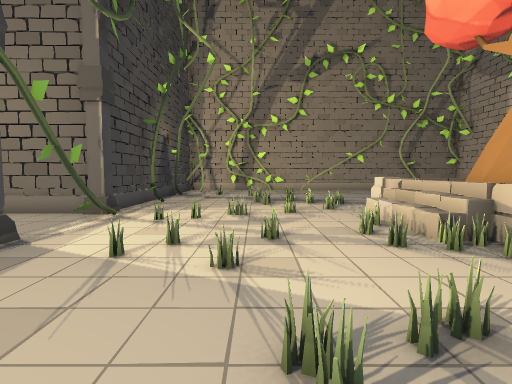
[1] (above)

16 first-person views from a walk through a 3-D level made in the Unity game engine. The camera is 1.3 m above the floor, tilts 4° down and sees 85° across. The floor is counted in squares, 1 m on a side. Each view is taken from the middle of a square. On the plan, view 1 faces up. The plan holds only what a view shows up to about 13 squares ahead; the rest is blank. The place goes on beyond the plan.

[2]
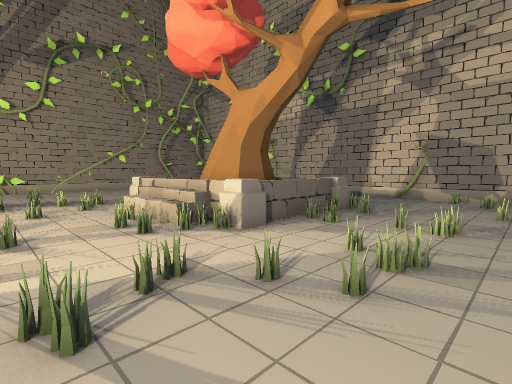

[3]
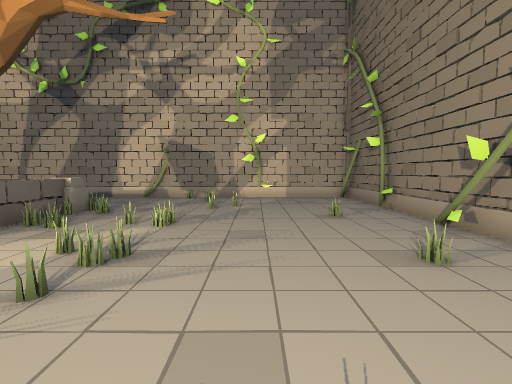

[4]
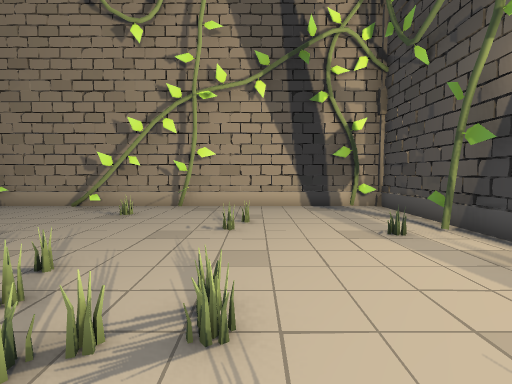

[5]
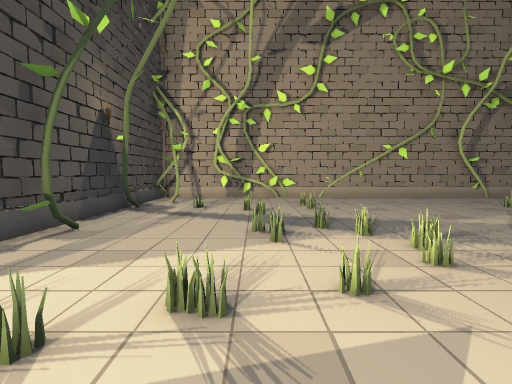

[6]
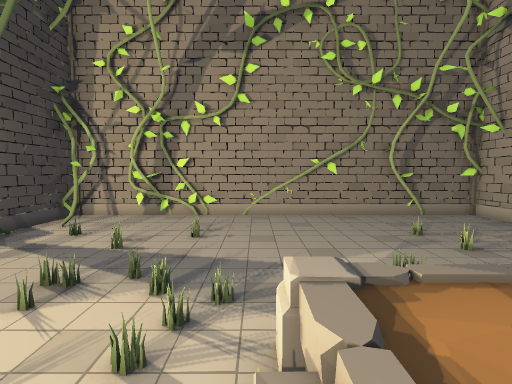

[7]
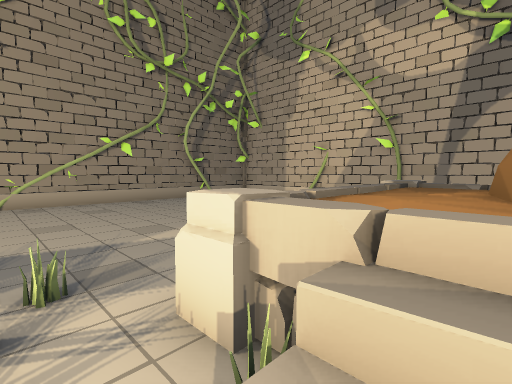

[8]
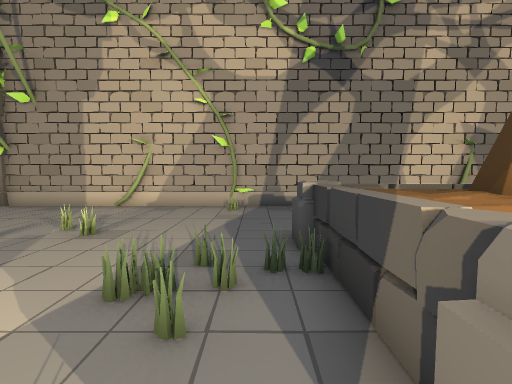

[9]
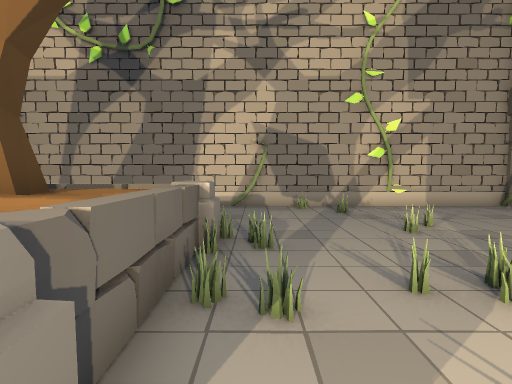

[10]
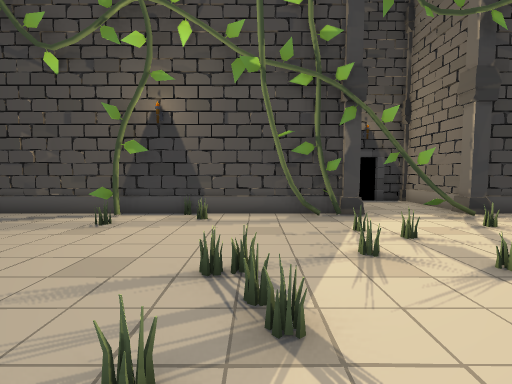

[11]
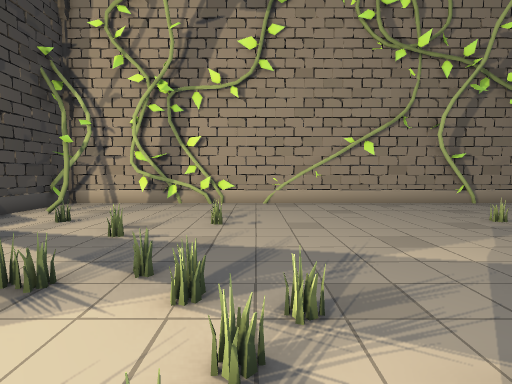

[12]
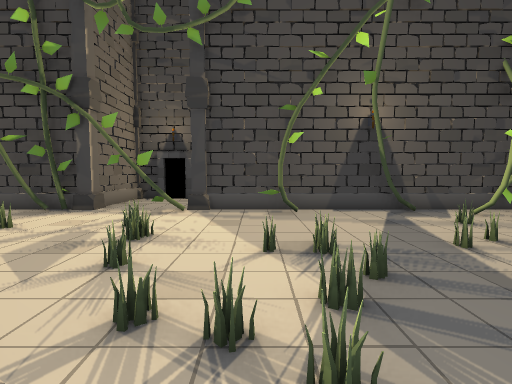

[13]
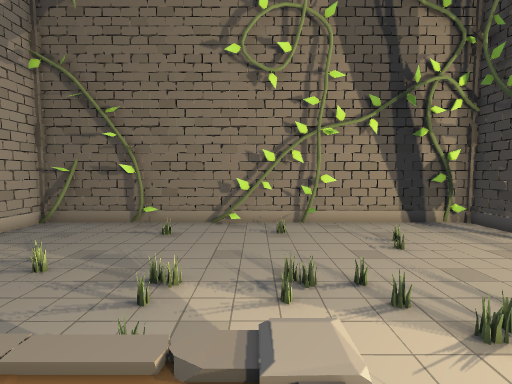

[14]
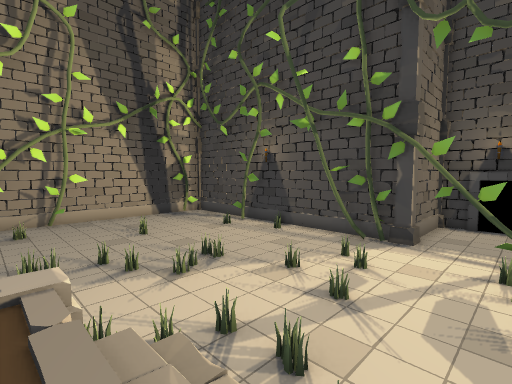

[15]
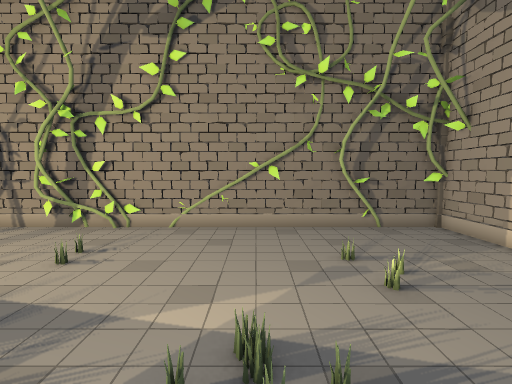

[16]
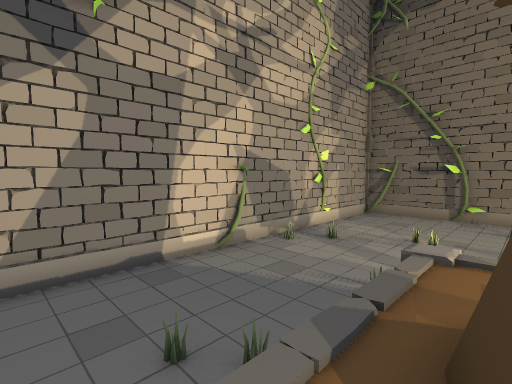

### Floor plan
Key: @ floor where view 1 was taken; # wall or solid block; x gap in a wall; . main floor; : floor 1 m higher than the main floor; + floor 1.25 m higher than the main floor; / step, stairs or slope; = window, fence, low wall or low ledge; C column; T tree.
Columns run from 7 left of view 1 to 15 right of it. Each row starts with its distance up from view 1.
 21    ####################
 20   ##..................#
 19   ###.................#
 18   #.=.................#
 17   #...................#
 16   #...................#
 15   #...................#
 14   #...................#
 13   #...................#
 12   ##..................#
 11   #=..................#
 10  ##........=//://.....#
  9 ##C........=:::::  ...#
  8  ..........=:TTT: ....#
  7  .x......../:TTT:.....#
  6  .x......../:TTT:.....#
  5 ##C.........:::::.....#
  4  ##........==:::+.....#
  3   #...................#
  2   #...................#
  1   #...................#
  0   #....@..............#
 -1   #...................#
 -2   ##..................#
 -3   #=..................#
 -4   #...................#
 -5   #...................#
 -6   #.......#.##........#
 -7   #####################

Positions as (right, up) in squares from view 1, and headings:
1: (0, 0), facing up
2: (0, -1), facing up-right
3: (0, -2), facing right
4: (0, 4), facing down
5: (0, 6), facing up
6: (4, 7), facing up
7: (3, 8), facing up-right
8: (4, 11), facing right
9: (4, 3), facing right
10: (4, 2), facing left
11: (3, 9), facing up
12: (5, 11), facing left
13: (5, 6), facing down
14: (5, 8), facing down-left
15: (7, 9), facing up
16: (8, 9), facing down-right
